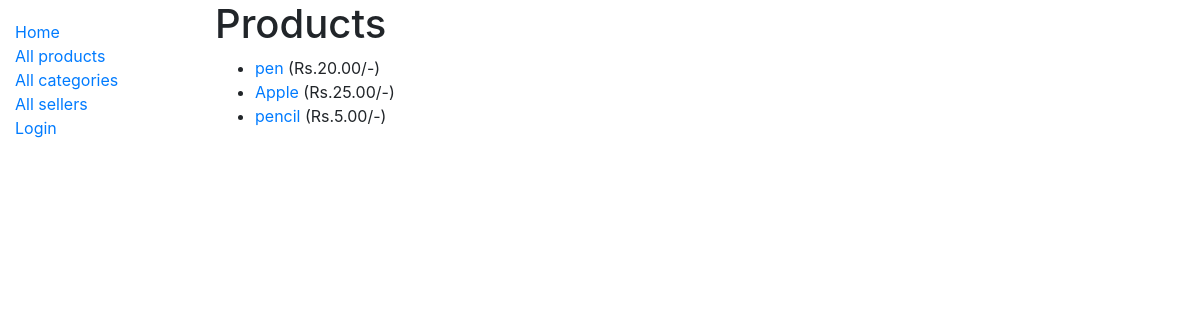
The app's page /market/products/ with its own data.
### market/models.py (models this page shows, shortened)
class Product(models.Model):
    name = models.CharField(max_length=50)
    price = models.DecimalField(max_digits=8, decimal_places=2)
    description = models.TextField(max_length=1000, help_text='brief description of the product')
    image_url = models.URLField(max_length=200, null=True, blank=True)
    seller = models.ForeignKey(Seller, on_delete=models.SET_NULL, null=True)
    category = models.ManyToManyField(Category, help_text='Categories for this product')
    def get_absolute_url(self):
        return reverse('product-detail', args=[str(self.id)])

### market/views.py (the view)
# urls.py: path('products/', views.ProductListView.as_view(), name='products'),
class ProductListView(generic.ListView):
    model = Product

### market/templates/market/product_list.html
{% extends "base_generic.html" %}
{% block content %}
  <h1>Products</h1>
  {% if product_list %}
  <ul>
    {% for product in product_list %}
      <li>
        <a href="{{ product.get_absolute_url }}">{{ product.name }}</a> (Rs.{{product.price}}/-)
      </li>
    {% endfor %}
  </ul>
  {% else %}
    <p>There are no products currently available in the market.</p>
  {% endif %}
{% endblock %}

### records on screen
Product: name "pen", price "20.00"
Product: name "Apple", price "25.00"
Product: name "pencil", price "5.00"
